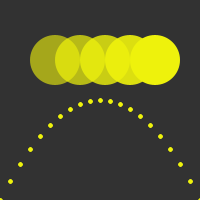
Frame 1 (no input)
Frame 60 (the mouse pressed at the canvas centre just before this capture): identical to frame 1, image omitted
Frame 120 (the mouse held since frame 60 and released just before this capture): identical to frame 1, image omitted

The Processing sketch that drew this single still picture (run headless with seeded random() and noise(); from frame 60 on, the mouse is pressed at the canvas centre):

// Processing sketch: processing_97544
// ── processing_97544.pde

int x=-100;
int y=5;
void setup () {
  size (200, 200);
}

void draw () {
  background (50);
  for (int y= 55; y< 165; y= y+25) {
    noStroke ();
    fill (238, 242, 12, y+100);
    ellipse (y, 60, 50, 50);


    int spacing= 10;
    for (int x=-100; x<200; x=x+spacing) {
      stroke (238, 242, 12);
      strokeWeight (4);
      point (x+100, x*x/100+100);
    }
  }
}
